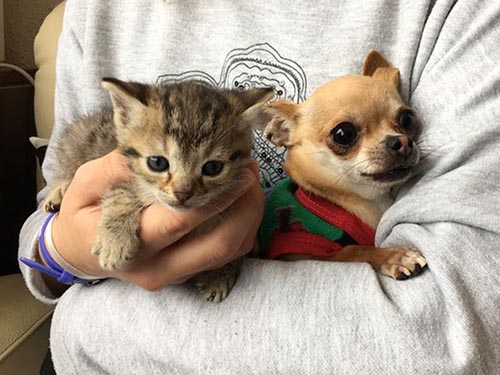
#> input picture imágenes/galaygatito.jpg, 500 x 375 px, found by its file name
$ jupyter execute --allow-errors YOLO2.ipynb   (shell and % lines are left out)
#> lines starting #> are read from the running program, lines starting #| are printed output that depends on the picture
# Notebook 6: YOLO Parte 2

En este segundo notebook le pasaremos imágenes a la YOLO, con el fin de ver como detecta y clasifica.

### Pasos previos
Instalamos las librerías que nos van hacer falta.

[cell 1]
from skimage.exposure import rescale_intensity
import numpy as np
import cv2
import matplotlib.pyplot as plt

Como se ha comentado en anteriores notebooks a la hora de mostrar las imágenes lo normal sería utilizar la instrucción cv2.imshow() pero al estar trabajando sobre cuadernos de Jupyter esta instrucción no funciona bien, por lo que vamos a usar la función mostrarImagen() a la que le pasamos como parámetro la imagen a mostrar.

[cell 2]
def mostrarImagen(image):
    if len(image.shape)==3:
        img2 = image[:,:,::-1]
        plt.imshow(img2)
        plt.show()
    else:
        img2 = image
        plt.imshow(img2,cmap='gray')
        plt.show()

Comprobamos que nos encontramos en el directorio de la darknet

Una vez que estamos dentro el siguiente paso será descargarnos los pesos de nuestra red que como hemos dicho en la primera parte del notebook vienen del dataset CoCo, ya que usamos una red preentrenada:

Compilamos la darknet para obtener el ejecutable de YOLO.

Y el último paso es ejecutar el ejecutable creado pasándole los pesos y la imagen a detectar. Aunque primero veamos la imagen de la que vamos a detectar.

[cell 3]
image = cv2.imread("data/galaygatito.jpg")
#> image is the input picture: shape (375, 500, 3); mean B, G, R 143, 156.5, 169.8
mostrarImagen(image)

Hay que tener en cuenta que en este caso YOLO solo muestra aquellas detecciones para las cuales tiene un nivel de confianza igual o superior al 25%.

## Mostrar resultados

El proceso anterior no muestra la imagen resultado, sino que genera una nueva imagen en la carpeta darknet con la predicción. Por lo tanto tenemos que cargar la imagen para que se muestre.

[cell 4]
image = cv2.imread("predictions.png")
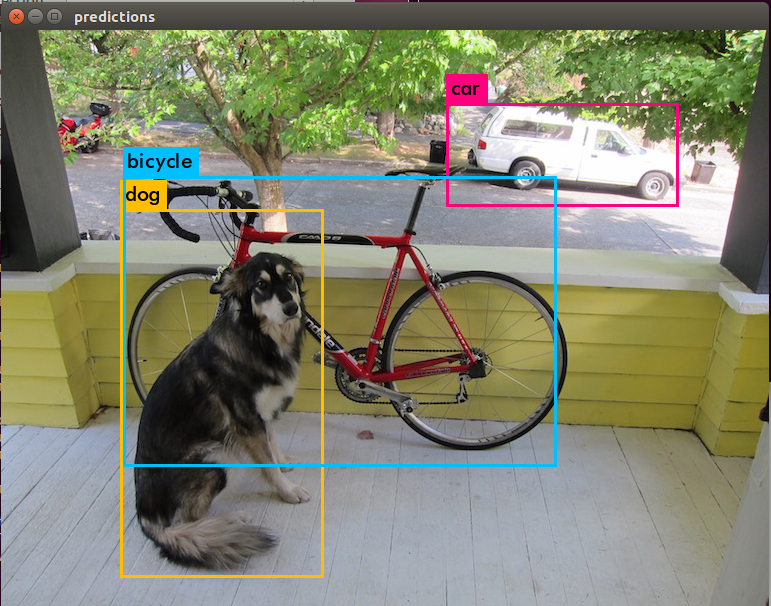
#> input picture imágenes/predictions.png, 1542 x 1212 px, found by its file name (shown at 1/2 size)
#> image is the input picture: shape (1212, 1542, 3); mean B, G, R 111.9, 132.4, 131.2

[cell 5]
mostrarImagen(image)

## Modificaciones

En este caso vamos hacer que YOLO detecte cosas con un nivel de confianza igual o superior al 85%.

Mostramos los resultados obtenidos y vemos que al pedir que se muestren objetos con un nivel de confianza igual o superior al 85% sólo nos muestra al perro con un 89% y al gato con un 97%.

[cell 6]
image = cv2.imread("predictions.png")
mostrarImagen(image)

Por último, probamos que YOLO detecte cosas con un nivel de confianza igual o superior al 10%.

Mostramos los resultados obtenidos y vemos que al pedir que se muestren objetos con un nivel de confianza igual o superior al 10% se han detectado muchas cosas como puede ser un sofá, un cama, una persona, etc.

[cell 7]
image = cv2.imread("predictions.png")
mostrarImagen(image)

## Otros ejemplos

A continuación aplicamos YOLO a otras imágenes. Para estos emplos vamos a dejar el nivel de confianza por defecto.

### Ejemplo 1

[cell 8]
image = cv2.imread("data/gatitopeque.jpg")
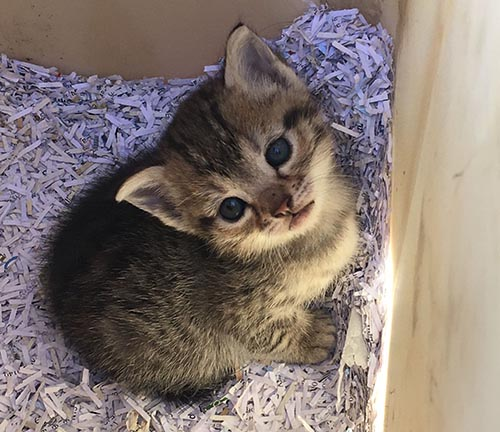
#> input picture imágenes/gatitopeque.jpg, 500 x 432 px, found by its file name
#> image is the input picture: shape (432, 500, 3); mean B, G, R 113.4, 119.5, 132.6
mostrarImagen(image)

[cell 9]
image = cv2.imread("predictions.png")
mostrarImagen(image)

### Ejemplo 2

[cell 10]
image = cv2.imread("data/gala.jpeg")
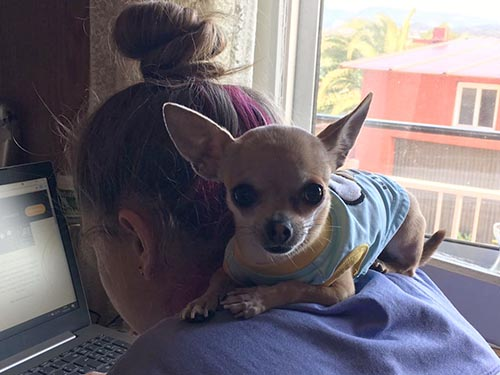
#> input picture imágenes/gala.jpeg, 500 x 375 px, found by its file name
#> image is the input picture: shape (375, 500, 3); mean B, G, R 116.2, 108.6, 115.9
mostrarImagen(image)
